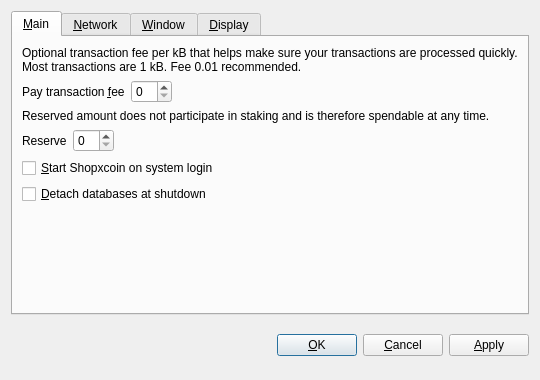
<?xml version="1.0" encoding="UTF-8"?>
<ui version="4.0">
 <class>OptionsDialog</class>
 <widget class="QDialog" name="OptionsDialog">
  <property name="geometry">
   <rect>
    <x>0</x>
    <y>0</y>
    <width>540</width>
    <height>380</height>
   </rect>
  </property>
  <property name="windowTitle">
   <string>Options</string>
  </property>
  <property name="modal">
   <bool>true</bool>
  </property>
  <layout class="QVBoxLayout" name="verticalLayout">
   <item>
    <widget class="QTabWidget" name="tabWidget">
     <property name="tabPosition">
      <enum>QTabWidget::North</enum>
     </property>
     <property name="currentIndex">
      <number>0</number>
     </property>
     <widget class="QWidget" name="tabMain">
      <attribute name="title">
       <string>&amp;Main</string>
      </attribute>
      <layout class="QVBoxLayout" name="verticalLayout_Main">
       <item>
        <widget class="QLabel" name="transactionFeeInfoLabel">
         <property name="text">
          <string>Optional transaction fee per kB that helps make sure your transactions are processed quickly. Most transactions are 1 kB. Fee 0.01 recommended.</string>
         </property>
         <property name="textFormat">
          <enum>Qt::PlainText</enum>
         </property>
         <property name="wordWrap">
          <bool>true</bool>
         </property>
        </widget>
       </item>
       <item>
        <layout class="QHBoxLayout" name="horizontalLayoutFee">
         <item>
          <widget class="QLabel" name="transactionFeeLabel">
           <property name="text">
            <string>Pay transaction &amp;fee</string>
           </property>
           <property name="textFormat">
            <enum>Qt::PlainText</enum>
           </property>
           <property name="buddy">
            <cstring>transactionFee</cstring>
           </property>
          </widget>
         </item>
         <item>
          <widget class="BitcoinAmountField" name="transactionFee"/>
         </item>
         <item>
          <spacer name="horizontalSpacerFee">
           <property name="orientation">
            <enum>Qt::Horizontal</enum>
           </property>
           <property name="sizeHint" stdset="0">
            <size>
             <width>40</width>
             <height>20</height>
            </size>
           </property>
          </spacer>
         </item>
        </layout>
       </item>
       <item>
        <widget class="QLabel" name="reserveBalanceInfoLabel">
         <property name="text">
          <string>Reserved amount does not participate in staking and is therefore spendable at any time.</string>
         </property>
         <property name="textFormat">
          <enum>Qt::PlainText</enum>
         </property>
         <property name="wordWrap">
          <bool>true</bool>
         </property>
        </widget>
       </item>
       <item>
        <layout class="QHBoxLayout" name="horizontalLayoutReserveBalance">
         <item>
          <widget class="QLabel" name="reserveBalanceLabel">
           <property name="text">
            <string>Reserve</string>
           </property>
           <property name="textFormat">
            <enum>Qt::PlainText</enum>
           </property>
           <property name="buddy">
            <cstring>reserveBalance</cstring>
           </property>
          </widget>
         </item>
         <item>
          <widget class="BitcoinAmountField" name="reserveBalance"/>
         </item>
         <item>
          <spacer name="horizontalSpacerReserveBalance">
           <property name="orientation">
            <enum>Qt::Horizontal</enum>
           </property>
           <property name="sizeHint" stdset="0">
            <size>
             <width>40</width>
             <height>20</height>
            </size>
           </property>
          </spacer>
         </item>
        </layout>
       </item>
       <item>
        <widget class="QCheckBox" name="bitcoinAtStartup">
         <property name="toolTip">
          <string>Automatically start Shopxcoin after logging in to the system.</string>
         </property>
         <property name="text">
          <string>&amp;Start Shopxcoin on system login</string>
         </property>
        </widget>
       </item>
       <item>
        <widget class="QCheckBox" name="detachDatabases">
         <property name="toolTip">
          <string>Detach block and address databases at shutdown. This means they can be moved to another data directory, but it slows down shutdown. The wallet is always detached.</string>
         </property>
         <property name="text">
          <string>&amp;Detach databases at shutdown</string>
         </property>
        </widget>
       </item>
       <item>
        <spacer name="verticalSpacer_Main">
         <property name="orientation">
          <enum>Qt::Vertical</enum>
         </property>
         <property name="sizeHint" stdset="0">
          <size>
           <width>20</width>
           <height>40</height>
          </size>
         </property>
        </spacer>
       </item>
      </layout>
     </widget>
     <widget class="QWidget" name="tabNetwork">
      <attribute name="title">
       <string>&amp;Network</string>
      </attribute>
      <layout class="QVBoxLayout" name="verticalLayout_Network">
       <item>
        <widget class="QCheckBox" name="mapPortUpnp">
         <property name="toolTip">
          <string>Automatically open the Shopxcoin client port on the router. This only works when your router supports UPnP and it is enabled.</string>
         </property>
         <property name="text">
          <string>Map port using &amp;UPnP</string>
         </property>
        </widget>
       </item>
       <item>
        <widget class="QCheckBox" name="connectSocks">
         <property name="toolTip">
          <string>Connect to the Shopxcoin network through a SOCKS proxy (e.g. when connecting through Tor).</string>
         </property>
         <property name="text">
          <string>&amp;Connect through SOCKS proxy:</string>
         </property>
        </widget>
       </item>
       <item>
        <layout class="QHBoxLayout" name="horizontalLayout_Network">
         <item>
          <widget class="QLabel" name="proxyIpLabel">
           <property name="text">
            <string>Proxy &amp;IP:</string>
           </property>
           <property name="textFormat">
            <enum>Qt::PlainText</enum>
           </property>
           <property name="buddy">
            <cstring>proxyIp</cstring>
           </property>
          </widget>
         </item>
         <item>
          <widget class="QValidatedLineEdit" name="proxyIp">
           <property name="maximumSize">
            <size>
             <width>140</width>
             <height>16777215</height>
            </size>
           </property>
           <property name="toolTip">
            <string>IP address of the proxy (e.g. 127.0.0.1)</string>
           </property>
          </widget>
         </item>
         <item>
          <widget class="QLabel" name="proxyPortLabel">
           <property name="text">
            <string>&amp;Port:</string>
           </property>
           <property name="textFormat">
            <enum>Qt::PlainText</enum>
           </property>
           <property name="buddy">
            <cstring>proxyPort</cstring>
           </property>
          </widget>
         </item>
         <item>
          <widget class="QLineEdit" name="proxyPort">
           <property name="maximumSize">
            <size>
             <width>55</width>
             <height>16777215</height>
            </size>
           </property>
           <property name="toolTip">
            <string>Port of the proxy (e.g. 9050)</string>
           </property>
          </widget>
         </item>
         <item>
          <widget class="QLabel" name="socksVersionLabel">
           <property name="text">
            <string>SOCKS &amp;Version:</string>
           </property>
           <property name="textFormat">
            <enum>Qt::PlainText</enum>
           </property>
           <property name="buddy">
            <cstring>socksVersion</cstring>
           </property>
          </widget>
         </item>
         <item>
          <widget class="QValueComboBox" name="socksVersion">
           <property name="toolTip">
            <string>SOCKS version of the proxy (e.g. 5)</string>
           </property>
          </widget>
         </item>
         <item>
          <spacer name="horizontalSpacer_Network">
           <property name="orientation">
            <enum>Qt::Horizontal</enum>
           </property>
           <property name="sizeHint" stdset="0">
            <size>
             <width>40</width>
             <height>20</height>
            </size>
           </property>
          </spacer>
         </item>
        </layout>
       </item>
       <item>
        <spacer name="verticalSpacer_Network">
         <property name="orientation">
          <enum>Qt::Vertical</enum>
         </property>
         <property name="sizeHint" stdset="0">
          <size>
           <width>20</width>
           <height>40</height>
          </size>
         </property>
        </spacer>
       </item>
      </layout>
     </widget>
     <widget class="QWidget" name="tabWindow">
      <attribute name="title">
       <string>&amp;Window</string>
      </attribute>
      <layout class="QVBoxLayout" name="verticalLayout_Window">
       <item>
        <widget class="QCheckBox" name="minimizeToTray">
         <property name="toolTip">
          <string>Show only a tray icon after minimizing the window.</string>
         </property>
         <property name="text">
          <string>&amp;Minimize to the tray instead of the taskbar</string>
         </property>
        </widget>
       </item>
       <item>
        <widget class="QCheckBox" name="minimizeOnClose">
         <property name="toolTip">
          <string>Minimize instead of exit the application when the window is closed. When this option is enabled, the application will be closed only after selecting Quit in the menu.</string>
         </property>
         <property name="text">
          <string>M&amp;inimize on close</string>
         </property>
        </widget>
       </item>
       <item>
        <spacer name="verticalSpacer_Window">
         <property name="orientation">
          <enum>Qt::Vertical</enum>
         </property>
         <property name="sizeHint" stdset="0">
          <size>
           <width>20</width>
           <height>40</height>
          </size>
         </property>
        </spacer>
       </item>
      </layout>
     </widget>
     <widget class="QWidget" name="tabDisplay">
      <attribute name="title">
       <string>&amp;Display</string>
      </attribute>
      <layout class="QVBoxLayout" name="verticalLayout_Display">
       <item>
        <layout class="QHBoxLayout" name="horizontalLayout_1_Display">
         <item>
          <widget class="QLabel" name="langLabel">
           <property name="text">
            <string>User Interface &amp;language:</string>
           </property>
           <property name="textFormat">
            <enum>Qt::PlainText</enum>
           </property>
           <property name="buddy">
            <cstring>lang</cstring>
           </property>
          </widget>
         </item>
         <item>
          <widget class="QValueComboBox" name="lang">
           <property name="toolTip">
            <string>The user interface language can be set here. This setting will take effect after restarting Shopxcoin.</string>
           </property>
          </widget>
         </item>
        </layout>
       </item>
       <item>
        <layout class="QHBoxLayout" name="horizontalLayout_2_Display">
         <item>
          <widget class="QLabel" name="unitLabel">
           <property name="text">
            <string>&amp;Unit to show amounts in:</string>
           </property>
           <property name="textFormat">
            <enum>Qt::PlainText</enum>
           </property>
           <property name="buddy">
            <cstring>unit</cstring>
           </property>
          </widget>
         </item>
         <item>
          <widget class="QValueComboBox" name="unit">
           <property name="toolTip">
            <string>Choose the default subdivision unit to show in the interface and when sending coins.</string>
           </property>
          </widget>
         </item>
        </layout>
       </item>
       <item>
        <widget class="QCheckBox" name="displayAddresses">
         <property name="toolTip">
          <string>Whether to show Shopxcoin addresses in the transaction list or not.</string>
         </property>
         <property name="text">
          <string>&amp;Display addresses in transaction list</string>
         </property>
        </widget>
       </item>
       <item>
        <widget class="QCheckBox" name="coinControlFeatures">
         <property name="toolTip">
          <string>Whether to show coin control features or not.</string>
         </property>
         <property name="text">
          <string>Display coin &amp;control features (experts only!)</string>
         </property>
        </widget>
       </item>
       <item>
        <spacer name="verticalSpacer_Display">
         <property name="orientation">
          <enum>Qt::Vertical</enum>
         </property>
         <property name="sizeHint" stdset="0">
          <size>
           <width>20</width>
           <height>40</height>
          </size>
         </property>
        </spacer>
       </item>
      </layout>
     </widget>
    </widget>
   </item>
   <item>
    <layout class="QHBoxLayout" name="horizontalLayout_Buttons">
     <item>
      <spacer name="horizontalSpacer_1">
       <property name="orientation">
        <enum>Qt::Horizontal</enum>
       </property>
       <property name="sizeHint" stdset="0">
        <size>
         <width>40</width>
         <height>48</height>
        </size>
       </property>
      </spacer>
     </item>
     <item>
      <widget class="QLabel" name="statusLabel">
       <property name="font">
        <font>
         <weight>75</weight>
         <bold>true</bold>
        </font>
       </property>
       <property name="text">
        <string/>
       </property>
       <property name="textFormat">
        <enum>Qt::PlainText</enum>
       </property>
       <property name="wordWrap">
        <bool>true</bool>
       </property>
      </widget>
     </item>
     <item>
      <spacer name="horizontalSpacer_2">
       <property name="orientation">
        <enum>Qt::Horizontal</enum>
       </property>
       <property name="sizeHint" stdset="0">
        <size>
         <width>40</width>
         <height>48</height>
        </size>
       </property>
      </spacer>
     </item>
     <item>
      <widget class="QPushButton" name="okButton">
       <property name="text">
        <string>&amp;OK</string>
       </property>
      </widget>
     </item>
     <item>
      <widget class="QPushButton" name="cancelButton">
       <property name="text">
        <string>&amp;Cancel</string>
       </property>
       <property name="autoDefault">
        <bool>false</bool>
       </property>
      </widget>
     </item>
     <item>
      <widget class="QPushButton" name="applyButton">
       <property name="text">
        <string>&amp;Apply</string>
       </property>
       <property name="autoDefault">
        <bool>false</bool>
       </property>
      </widget>
     </item>
    </layout>
   </item>
  </layout>
 </widget>
 <customwidgets>
  <customwidget>
   <class>BitcoinAmountField</class>
   <extends>QSpinBox</extends>
   <header>bitcoinamountfield.h</header>
  </customwidget>
  <customwidget>
   <class>QValueComboBox</class>
   <extends>QComboBox</extends>
   <header>qvaluecombobox.h</header>
  </customwidget>
  <customwidget>
   <class>QValidatedLineEdit</class>
   <extends>QLineEdit</extends>
   <header>qvalidatedlineedit.h</header>
  </customwidget>
 </customwidgets>
 <resources/>
 <connections/>
</ui>
